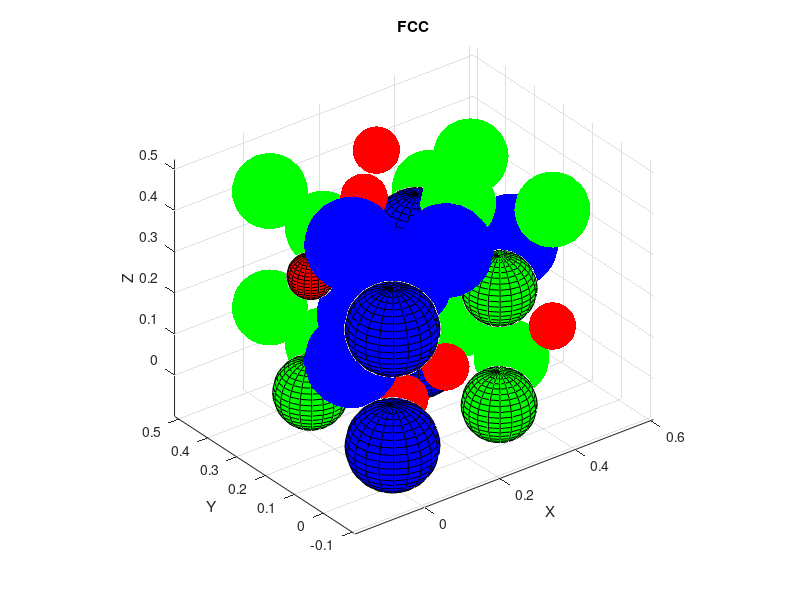

This figure's MATLAB source:
%% ESTRUCTURA FCC %%

% Proporciones de cada tipo de átomo.
Prop_1 = 0.4;
Prop_2 = 0.3;
Prop_3 = 0.3;

% Radios.
Radio_1 = 0.05;
Radio_2 = 0.08;
Radio_3 = 0.1;

% Constantes A y B para cada tipo de átomo.
A_1 = 0.1; 
B_1 = 0.2; 
A_2 = 0.1; 
B_2 = 0.2; 
A_3 = 0.1; 
B_3 = 0.2; 

% Número de celda unidad por lado.
N_celda = 1;

% Obtener el radio máximo.
Radio_max = max([Radio_1, Radio_2, Radio_3]);

% Distancia entre dos átomos consecutivos en las esquinas.
Parmtr_reticular = 2 * sqrt(2) * Radio_max;

% Distancia entre el centro y las esquinas de la celda.
Dist_centro_esquinas = sqrt(3) * sqrt(2) * Radio_max;

% Recuento energía.
Energia_T = 0;

% Representar la estructura.
figure;
hold on;
axis equal;

% Colocar átomos en las esquinas de cada celda unidad.
for x = 0:Parmtr_reticular:N_celda*Parmtr_reticular
    for y = 0:Parmtr_reticular:N_celda*Parmtr_reticular
        for z = 0:Parmtr_reticular:N_celda*Parmtr_reticular
            % Posición de los átomos
            Pos_esquina = [x, y, z];
            
            % Generar un número aleatorio para determinar el tipo de átomo.
            N_aleatorio_esq = rand();
            
            % Determinar el tipo de átomo según las proporciones dadas.
            if N_aleatorio_esq < Prop_1
                % Tipo 1.
                Color_esq = 'r';
                Radio_esq = Radio_1;
                A = A_1;
                B = B_1;
            elseif N_aleatorio_esq < (Prop_1+Prop_2)
                % Tipo 2.
                Color_esq = 'g';
                Radio_esq = Radio_2;
                A = A_2;
                B = B_2;
            else
                % Tipo 3.
                Color_esq = 'b';
                Radio_esq = Radio_3;
                A = A_3;
                B = B_3;
            end
            
            % Representar el átomo con el color y radio correspondiente.
            [x_sphere, y_sphere, z_sphere] = sphere;
            x_sphere = x_sphere * Radio_esq + Pos_esquina(1);
            y_sphere = y_sphere * Radio_esq + Pos_esquina(2);
            z_sphere = z_sphere * Radio_esq + Pos_esquina(3);
            
            surf(x_sphere, y_sphere, z_sphere, 'FaceColor', Color_esq, 'EdgeColor', 'k');
            
            % Distancia a los primeros vecinos.
            Dist_vecino = 2 * Radio_max;
            
            % Calcular la energía de cada átomo.
            Energia_atomo = -(A / Dist_vecino) + (B / Dist_vecino^2);
            
            % Sumar la energía de todos los átomos.
            Energia_T = Energia_T + Energia_atomo;
        end
    end
end

% Colocar el átomo C1 (1,1,0).
for x = 0:Parmtr_reticular:N_celda*Parmtr_reticular
    for y = 0:Parmtr_reticular:N_celda*Parmtr_reticular
        for z = 0:Parmtr_reticular:N_celda*Parmtr_reticular
            % Posición del átomo C1.
            Pos_C1 = [x, y, z] + Parmtr_reticular * (1/2) * [1, 1, 0];
            
            % Generar un número aleatorio para determinar el tipo de átomo.
            N_aleatorio_C1 = rand();
            
            % Determinar el tipo de átomo según las proporciones dadas.
            if N_aleatorio_C1 < Prop_1
                % Tipo 1.
                Color_C1 = 'r';
                Radio_C1 = Radio_1;
                A = A_1;
                B = B_1;
            elseif N_aleatorio_C1 < (Prop_1+Prop_2)
                % Tipo 2.
                Color_C1 = 'g';
                Radio_C1 = Radio_2;
                A = A_2;
                B = B_2;
            else
                % Tipo 3.
                Color_C1 = 'b';
                Radio_C1 = Radio_3;
                A = A_3;
                B = B_3;
            end
            
            % Representar el átomo con el color y radio correspondiente.
            [x_sphere, y_sphere, z_sphere] = sphere;
            x_sphere = x_sphere * Radio_C1 + Pos_C1(1);
            y_sphere = y_sphere * Radio_C1 + Pos_C1(2);
            z_sphere = z_sphere * Radio_C1 + Pos_C1(3);
            
            surf(x_sphere, y_sphere, z_sphere, 'FaceColor', Color_C1, 'EdgeColor', 'none');
            
            % Distancia a los primeros vecinos.
            Dist_vecino = 2 * Radio_max;
            
            % Calcular la energía de cada átomo.
            Energia_atomo = -(A / Dist_vecino) + (B / Dist_vecino^2);
            
            % Sumar la energía de todos los átomos.
            Energia_T = Energia_T + Energia_atomo;
        end
    end
end

% Colocar el átomo C2 (1,0,1).
for x = 0:Parmtr_reticular:N_celda*Parmtr_reticular
    for y = 0:Parmtr_reticular:N_celda*Parmtr_reticular
        for z = 0:Parmtr_reticular:N_celda*Parmtr_reticular
            % Posición del átomo C2.
            Pos_C2 = [x, y, z] + Parmtr_reticular * (1/2) * [1, 0, 1];
            
            % Generar un número aleatorio para determinar el tipo de átomo.
            N_aleatorio_C2 = rand();
            
            % Determinar el tipo de átomo según las proporciones dadas.
            if N_aleatorio_C2 < Prop_1
                % Tipo 1.
                Color_C2 = 'r';
                Radio_C2 = Radio_1;
                A = A_1;
                B = B_1;
            elseif N_aleatorio_C2 < (Prop_1+Prop_2)
                % Tipo 2.
                Color_C2 = 'g';
                Radio_C2 = Radio_2;
                A = A_2;
                B = B_2;
            else
                % Tipo 3.
                Color_C2 = 'b';
                Radio_C2 = Radio_3;
                A = A_3;
                B = B_3;
            end
            
            % Representar el átomo con el color y radio correspondiente.
            [x_sphere, y_sphere, z_sphere] = sphere;
            x_sphere = x_sphere * Radio_C2 + Pos_C2(1);
            y_sphere = y_sphere * Radio_C2 + Pos_C2(2);
            z_sphere = z_sphere * Radio_C2 + Pos_C2(3);
            
            surf(x_sphere, y_sphere, z_sphere, 'FaceColor', Color_C2, 'EdgeColor', 'none');

            % Distancia a los primeros vecinos.
            Dist_vecino = 2 * Radio_max;
            
            % Calcular la energía de cada átomo.
            Energia_atomo = -(A / Dist_vecino) + (B / Dist_vecino^2);
            
            % Sumar la energía de todos los átomos.
            Energia_T = Energia_T + Energia_atomo;
        end
    end
end

% Colocar el átomo C3 (0,1,1).
for x = 0:Parmtr_reticular:N_celda*Parmtr_reticular
    for y = 0:Parmtr_reticular:N_celda*Parmtr_reticular
        for z = 0:Parmtr_reticular:N_celda*Parmtr_reticular
            % Posición del átomo C3.
            Pos_C3 = [x, y, z] + Parmtr_reticular * (1/2) * [0, 1, 1];
            
            % Generar un número aleatorio para determinar el tipo de átomo.
            N_aleatorio_C3 = rand();
            
            % Determinar el tipo de átomo según las proporciones dadas.
            if N_aleatorio_C3 < Prop_1
                % Tipo 1.
                Color_C3 = 'r';
                Radio_C3 = Radio_1;
                A = A_1;
                B = B_1;
            elseif N_aleatorio_C3 < (Prop_1+Prop_2)
                % Tipo 2.
                Color_C3 = 'g';
                Radio_C3 = Radio_2;
                A = A_2;
                B = B_2;
            else
                % Tipo 3.
                Color_C3 = 'b';
                Radio_C3 = Radio_3;
                A = A_3;
                B = B_3;
            end
            
            % Representar el átomo con el color y radio correspondiente.
            [x_sphere, y_sphere, z_sphere] = sphere;
            x_sphere = x_sphere * Radio_C3 + Pos_C3(1);
            y_sphere = y_sphere * Radio_C3 + Pos_C3(2);
            z_sphere = z_sphere * Radio_C3 + Pos_C3(3);
             
            surf(x_sphere, y_sphere, z_sphere, 'FaceColor', Color_C3, 'EdgeColor', 'none');

            % Distancia a los primeros vecinos.
            Dist_vecino = 2 * Radio_max;
            
            % Calcular la energía de cada átomo.
            Energia_atomo = -(A / Dist_vecino) + (B / Dist_vecino^2);
            
            % Sumar la energía de todos los átomos.
            Energia_T = Energia_T + Energia_atomo;
        end
    end
end

% Calcular energía media por átomo.
Num_atomo_T = N_celda^3 * 4; % Número de átomos por celda unidad.
Energia_media_atomo = Energia_T / Num_atomo_T;

% Dar la energía.
disp(['Energía total: ' num2str(Energia_T)]);
disp(['Energía media por átomo: ' num2str(Energia_media_atomo)]);

% Especificaciones de la representación.
title('FCC');
xlabel('X');
ylabel('Y');
zlabel('Z');
view(3);
grid on;
